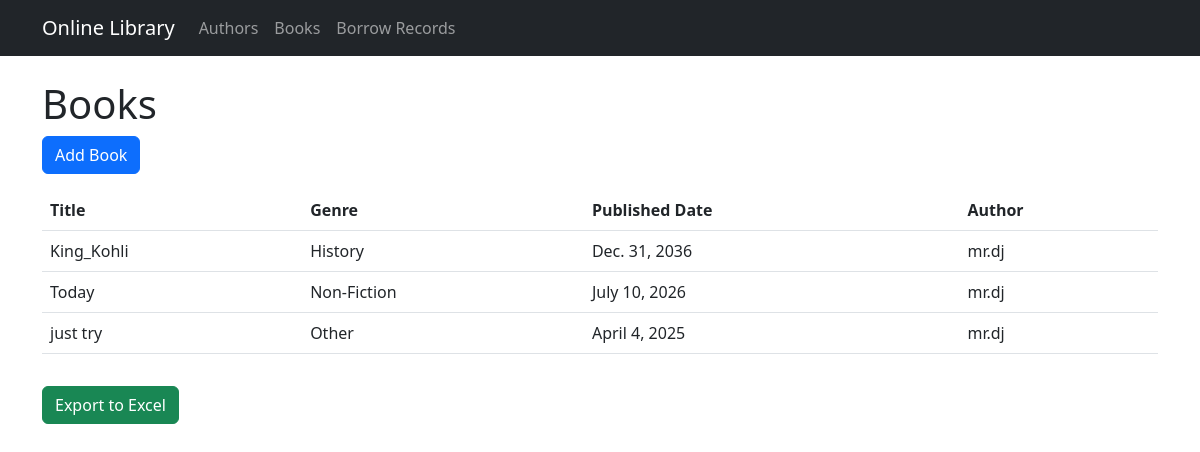
The page /books/ on the database its author committed.
### library/models.py (models this page shows, shortened)
class Book(models.Model):
    GENRE_CHOICES = [
        ('FIC', 'Fiction'),
        ('NF', 'Non-Fiction'),
        ('SF', 'Science Fiction'),
        ('FAN', 'Fantasy'),
        ('BIO', 'Biography'),
        ('HIS', 'History'),
        ('OTH', 'Other'),
    ]
    title = models.CharField(max_length=200)
    genre = models.CharField(max_length=3, choices=GENRE_CHOICES, default='FIC')
    published_date = models.DateField()
    author = models.ForeignKey(Author, on_delete=models.CASCADE)

class Author(models.Model):
    name = models.CharField(max_length=100)
    email = models.CharField(max_length=100, validators=[validate_email])
    bio = models.TextField()

### library/views.py (the view)
# urls.py: path('books/', BookListView.as_view(), name='book_list'),
class BookListView(ListView):
    model = Book
    template_name = 'library/book_list.html'
    context_object_name = 'books'
    paginate_by = 10
    ordering = ['title']  # Fixes pagination warning

### library/templates/library/book_list.html (shortened to what this page needs)
{% extends "base.html" %}
{% block content %}
<h1>Books</h1>
<a href="{% url 'book_add' %}" class="btn btn-primary mb-3" target="_blank">Add Book</a>
<table class="table">
    <thead>
        <tr>
            <th>Title</th>
            <th>Genre</th>
            <th>Published Date</th>
            <th>Author</th>
        </tr>
    </thead>
    <tbody>
        {% for book in object_list %}
        <tr>
            <td>{{ book.title }}</td>
            <td>{{ book.get_genre_display }}</td>
            <td>{{ book.published_date }}</td>
            <td>{{ book.author.name }}</td>
        </tr>
        {% endfor %}
    </tbody>
</table>
<a href="{% url 'export_to_excel' %}" class="btn btn-success mt-3">Export to Excel</a>
{% endblock %}

### rows shown on the page
Book: title "King_Kohli", genre "History", published_date "Dec. 31, 2036", author.name "mr.dj"
Book: title "Today", genre "Non-Fiction", published_date "July 10, 2026", author.name "mr.dj"
Book: title "just try", genre "Other", published_date "April 4, 2025", author.name "mr.dj"
